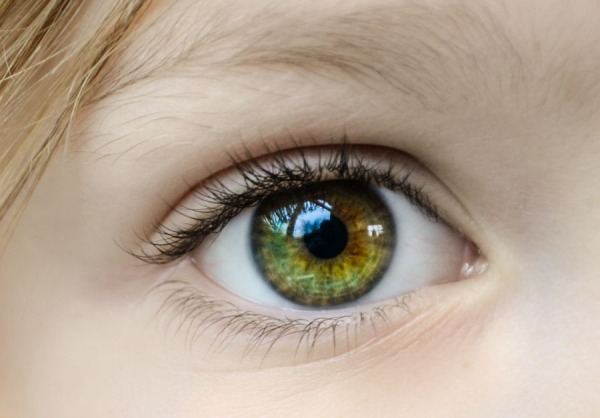
#> input picture starter_pack/images/part2_frequencies/eye.jpg, 600 x 418 px; the run also reads 5 pictures not shown here
$ jupyter execute 'pyramids&Multiresolution_Blending.ipynb'   (shell and % lines are left out)
#> lines starting #> are read from the running program, lines starting #| are printed output that depends on the picture; long printed decimals are rounded
### starter_pack/code/utils.py
"""Small helpers for loading, saving and showing images.

All images are handled as float32 NumPy arrays with values in [0, 1].
Color images have shape (H, W, 3) in RGB order; grayscale images have shape (H, W).
"""
import numpy as np
import cv2
import matplotlib.pyplot as plt


def load_image(path, gray=False):
    """Read an image file as a float32 array in [0, 1] (RGB, or grayscale if gray=True)."""
#> called with gray = False
    flag = cv2.IMREAD_GRAYSCALE if gray else cv2.IMREAD_COLOR
    im = cv2.imread(str(path), flag)
#> im is the input picture: shape (418, 600, 3); mean B, G, R 146.2, 162.5, 178.8
    if im is None:
        raise FileNotFoundError(f"Could not read image: {path}")
    if not gray:
        im = cv2.cvtColor(im, cv2.COLOR_BGR2RGB)
    return im.astype(np.float32) / 255.0
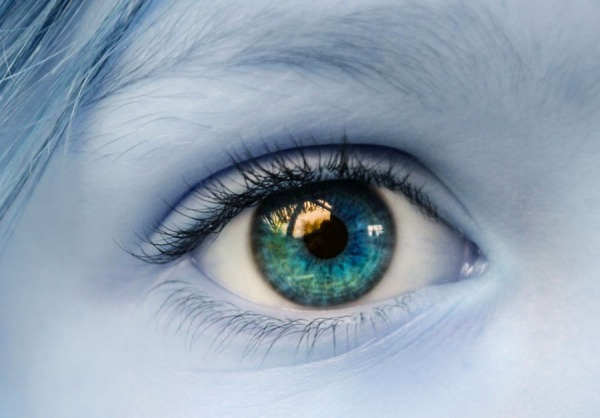
#> returned value: shape (418, 600, 3) float32; mean of channels 0, 1, 2 0.701, 0.637, 0.573; drawn as B, G, R


# [6 lines left out: function save_image, not called in this run]


def show(*images, titles=None, cmap="gray", size=4):
    """Show one or more images side by side.

    Grayscale images are shown with a fixed [0, 1] range, so a filtered image that
    has negative values (e.g. a derivative) should be shifted or rescaled first.
    """
    titles = titles or [""] * len(images)
    fig, axes = plt.subplots(1, len(images), figsize=(size * len(images), size))
    axes = np.atleast_1d(axes)
    for ax, im, title in zip(axes, images, titles):
        if im.ndim == 2:
            ax.imshow(im, cmap=cmap, vmin=0, vmax=1)
        else:
            ax.imshow(np.clip(im, 0, 1))
        ax.set_title(title)
        ax.axis("off")
    plt.tight_layout()
    plt.show()

### pyramids&Multiresolution_Blending.ipynb
[cell 1]
import numpy as np
import matplotlib.pyplot as plt
from starter_pack.code.utils import *
from starter_pack.code.align_images import *
# kernal
K = np.array([1, 4, 6, 4, 1], dtype=np.float64) / 16.0

[cell 2]
def blur_axis(im, k, axis):
    """1D convolution using reflect padding, same output size."""
    r = len(k) // 2
    pad = [(0, 0)] * im.ndim
    pad[axis] = (r, r)
    p = np.pad(im, pad, mode="reflect")
    n = im.shape[axis]
    out = np.zeros(im.shape, dtype=np.float64)
    for i, w in enumerate(k):                    # loop over taps, not pixels
        out += w * np.take(p, np.arange(i, i + n), axis=axis)
    return out

[cell 3]
def blur(im):
    """Blur with k along x and y."""
    return blur_axis(blur_axis(im, K, 0), K, 1)

[cell 4]
def reduce(im):
    """Blur, then reduce by a factor of 2."""
    if im.ndim == 3:
        return np.stack([reduce(im[..., c]) for c in range(im.shape[2])], axis=-1)

    return blur(im)[::2, ::2]

[cell 5]
def expand(im, shape=None):
    """Upsample by 2 . If `shape` is given,
    crop the result to it."""
    if im.ndim == 3:
        return np.stack([expand(im[..., c], shape) for c in range(im.shape[2])], axis=-1)

    H, W = im.shape[:2]
    up = np.zeros((2 * H, 2 * W) + im.shape[2:], dtype=np.float64)
    up[::2, ::2] = im
    out = 4.0 * blur(up)
    if shape is not None:
        out = out[:shape[0], :shape[1]]
    return out

[cell 6]
def gaussian_pyramid(im, levels):
#> called with levels = 5
    gp = [im.astype(np.float64)]
    for _ in range(levels - 1):
        gp.append(reduce(gp[-1]))
#> this loop made 4 passes
#> pass 1, in blur_axis (call 3), `p = np.pad(im, pad, mode="reflect")`:
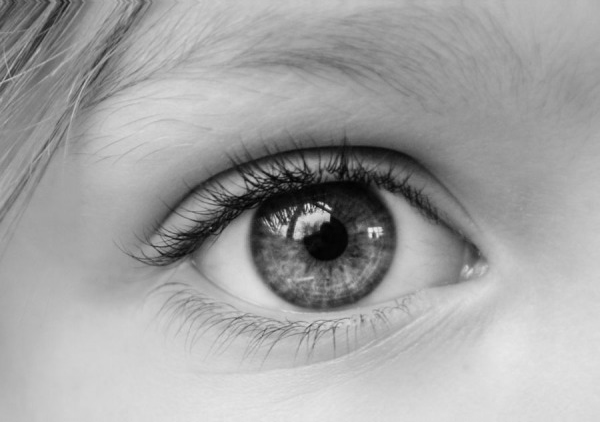
#> p: shape (422, 600) float64; min 0.00392, max 0.937, mean 0.638
#> after the loop, gp = 5 items
    return gp

[cell 7]
def laplacian_pyramid(im, levels):
    gp = gaussian_pyramid(im, levels)
#> gp = 5 items
    lp = [gp[i] - expand(gp[i + 1], gp[i].shape) for i in range(len(gp) - 1)]
#> in blur_axis (call 26), `p = np.pad(im, pad, mode="reflect")`:
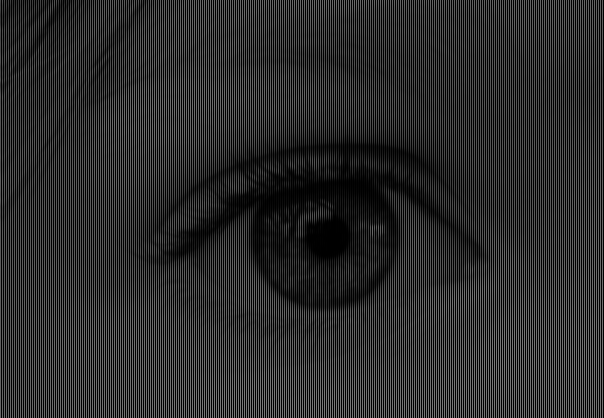
#> p: shape (418, 604) float64; min 0, max 0.484, mean 0.175
#> call 4 of expand, with shape = (418, 600, 3)
#> in expand (call 4), `up[::2, ::2] = im`:
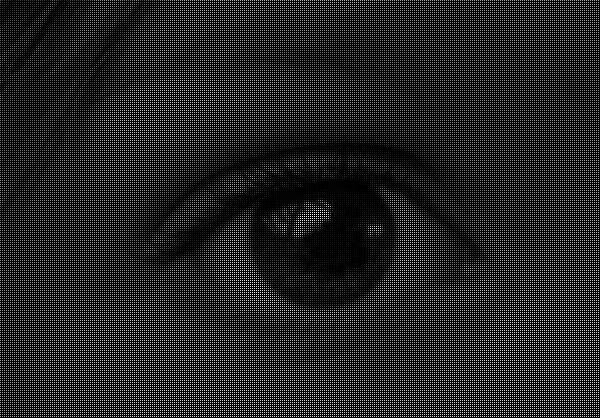
#> up: shape (418, 600) float64; min 0, max 0.98, mean 0.143
#> in blur_axis (call 29), `p = np.pad(im, pad, mode="reflect")`:
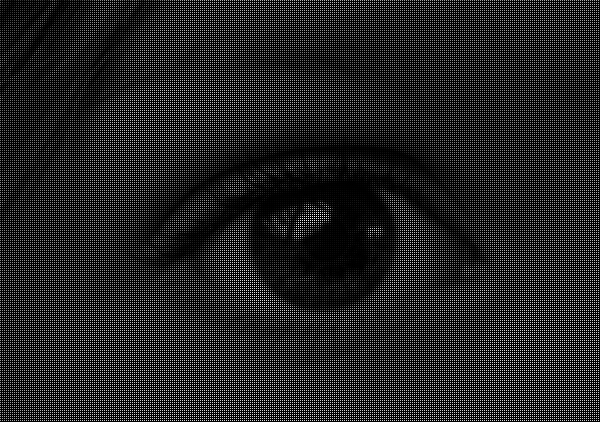
#> p: shape (422, 600) float64; min 0, max 0.98, mean 0.143
#> the loop in blur_axis (call 30), `for i, w in enumerate(k):` made 5 passes
#> pass 1, in blur_axis (call 30), `out += w * np.take(p, np.arange(i, i + n), axis=axis)`:
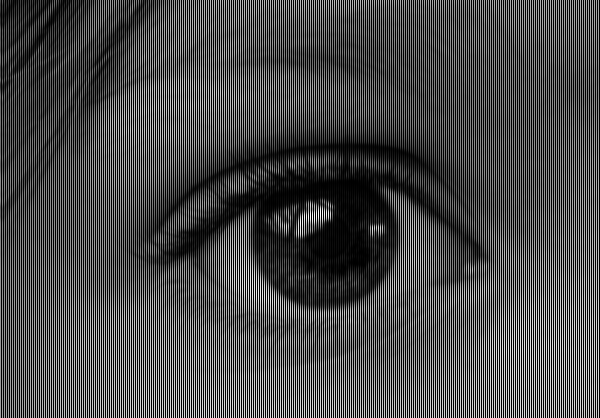
#> out: shape (418, 600) float64; min 0, max 0.0305, mean 0.00894; drawn with min black and max white
#> after the loop in blur_axis (call 30), `for i, w in enumerate(k):`:
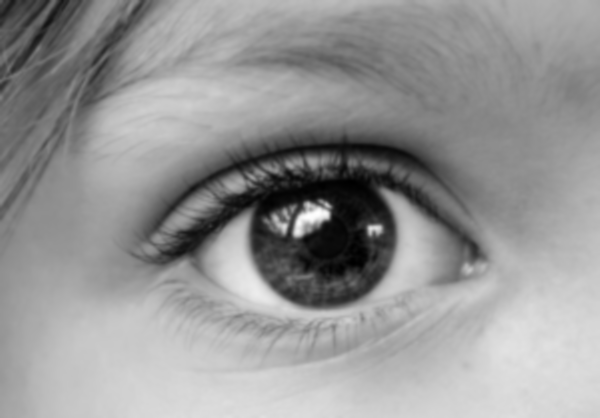
#> out: shape (418, 600) float64; min 0.000772, max 0.243, mean 0.143; drawn with min black and max white
#> in expand (call 6), `H, W = im.shape[:2]`: H = 105; W = 150
#> in expand (call 6), `up[::2, ::2] = im`:
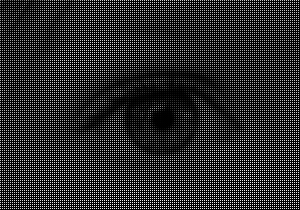
#> up: shape (210, 300) float64; min 0, max 0.96, mean 0.175
#> in blur_axis (call 31), `p = np.pad(im, pad, mode="reflect")`:
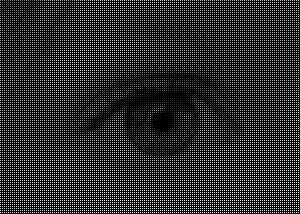
#> p: shape (214, 300) float64; min 0, max 0.96, mean 0.176
#> the loop in blur_axis (call 31), `for i, w in enumerate(k):` made 5 passes
#> pass 2, in blur_axis (call 31), `out += w * np.take(p, np.arange(i, i + n), axis=axis)`:
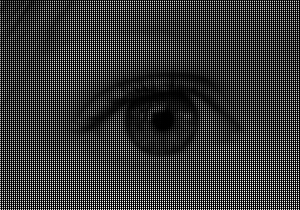
#> out: shape (210, 300) float64; min 0, max 0.24, mean 0.0548; drawn with min black and max white
#> lp = 4 items
    lp.append(gp[-1])                            # smallest Gaussian level itself
    return lp

[cell 8]
def reconstruct(lp):
    cur = lp[-1]
    for L in reversed(lp[:-1]):
        cur = expand(cur, L.shape) + L
    return cur

[cell 9]
def pyramid_canvas(levels, boost=None):
    """ Laplacian display"""
    H = levels[0].shape[0]
    W = sum(l.shape[1] for l in levels) + 10 * (len(levels) - 1)
    shape = (H, W) + levels[0].shape[2:]
    canvas = np.ones(shape, dtype=np.float64)
    x = 0
    for i, l in enumerate(levels):
        last = i == len(levels) - 1
        if last:
            # The smallest Gaussian level is a normal image
            d = l
        else:
            # Display detail coefficients around middle gray
            scale = boost if boost is not None else 3.0
            d = 0.5 + scale * l                  # smallest Gaussian level: show as is
        # d = l if (boost is None or last) else 0.5 + boost * l   # zero -> mid-gray
        canvas[:l.shape[0], x:x + l.shape[1]] = np.clip(d, 0, 1)
        x += l.shape[1] + 10
    return canvas

[cell 10]
path = "starter_pack/images/part2_frequencies/eye.jpg"
im = load_image(path)
levels = 5
# gp = gaussian_pyramid(im, levels)
lp = laplacian_pyramid(im, levels)
#> lp = 5 items
rec = reconstruct(lp)
#> the loop in reconstruct, `for L in reversed(lp[:-1]):` made 4 passes
err = np.abs(rec - im)
print("image shape:", im.shape)
#| image shape: (418, 600, 3)
print("level shapes:", [g.shape[:2] for g in lp])
#| level shapes: [(418, 600), (209, 300), (105, 150), (53, 75), (27, 38)]
print("max abs error:", err.max())
#| max abs error: 0.0
total = sum(g.shape[0] * g.shape[1] for g in lp)
#> total = 334251
print("pyramid size / image size:", total / (im.shape[0] * im.shape[1]))
#| pyramid size / image size: 1.333

fig, ax = plt.subplots(3, 1, figsize=(12, 12))
cm = "gray" if im.ndim == 2 else None
ax[0].imshow(pyramid_canvas(lp), cmap=cm); ax[0].set_title("Laplacian pyramid")
#> in pyramid_canvas, `W = sum(l.shape[1] for l in levels) + 10 * (len(levels) - 1)`: W = 1203
#> in pyramid_canvas, `shape = (H, W) + levels[0].shape[2:]`: shape = (418, 1203, 3)
#> the loop in pyramid_canvas, `for i, l in enumerate(levels):` made 5 passes
#> (last, x) on passes 1 to 5: (False, 610), (False, 920), (False, 1080), (False, 1165), (True, 1213)
#> after the loop in pyramid_canvas, `for i, l in enumerate(levels):`: x = 1213
ax[1].imshow(pyramid_canvas(lp, boost=3.0), cmap=cm)
#> the loop in pyramid_canvas (call 2), `for i, l in enumerate(levels):` made 5 passes
ax[1].set_title("Laplacian pyramid, contrast boosted ")
ax[2].imshow(np.clip(rec, 0, 1), cmap=cm)
ax[2].set_title(f"Rebuilt image, max |error| = {err.max():.2e}")
for a in ax: a.axis("off")
plt.tight_layout()
plt.savefig("pyramids.png", dpi=150); plt.show()

# part2.4

[cell 11]
def blend(im1, im2, mask, levels):
    """im1, im2: (H,W,3) in [0,1]; mask: (H,W) float 0/1 (1 -> im1)."""
    L1 = laplacian_pyramid(im1, levels)
#> L1 = 6 items
    L2 = laplacian_pyramid(im2, levels)
#> L2 = 6 items
    GM = gaussian_pyramid(mask, levels)
#> GM = 6 items

    LS, parts = [], []
    for l1, l2, m in zip(L1, L2, GM):
        m = m[..., None] if l1.ndim == 3 else m
        a = m * l1            # M * L1
        b = (1 - m) * l2      # (1-M) * L2
        LS.append(a + b)
        parts.append((a, b))
#> this loop made 6 passes
#> after the loop, LS = 6 items; parts = 6 items
    return np.clip(reconstruct(LS), 0, 1), parts
#> the loop in reconstruct (call 2), `for L in reversed(lp[:-1]):` made 5 passes

[cell 12]
def hard_cut(im1, im2, mask):
    m = mask[..., None] if im1.ndim == 3 else mask
    return m * im1 + (1 - m) * im2

[cell 13]
def show_levels(parts):
    n = len(parts)
    fig, ax = plt.subplots(n, 3, figsize=(9, 3 * n))
    for i, (a, b) in enumerate(parts):
        off = 0.5 if i < n - 1 else 0.0     # mid-gray for band-pass levels
        for j, im in enumerate([a, b, a + b]):
            ax[i, j].imshow(np.clip(im + off, 0, 1)); ax[i, j].axis("off")
    ax[0, 0].set_title("M·L1"); ax[0, 1].set_title("(1−M)·L2"); ax[0, 2].set_title("sum")
    plt.tight_layout()
    plt.show()

[cell 14]
apple  = load_image("starter_pack/images/part2_frequencies/apple.jpg")
orange = load_image("starter_pack/images/part2_frequencies/orange.jpg")
H, W = apple.shape[:2]

mask = np.zeros((H, W), np.float32)
mask[:, :W // 2] = 1                       # left half white

result, parts = blend(apple, orange, mask, levels=6)
#> parts = 6 items
show(apple, orange, mask, hard_cut(apple, orange, mask), result,
     titles=["Apple", "Orange", "Mask", "Hard cut", "Blend"])
#> in show, `titles = titles or [""] * len(images)`: titles = ['Apple', 'Orange', 'Mask', 'Hard cut', 'Blend']
#> the loop in show, `for ax, im, title in zip(axes, images, titles):` made 5 passes
show_levels(parts)
#> in show_levels, `n = len(parts)`: n = 6
#> the loop in show_levels, `for i, (a, b) in enumerate(parts):` made 6 passes
#> off on passes 1 to 6: 0.5, 0.5, 0.5, 0.5, 0.5, 0

[cell 15]
def fit_size(im, max_side=1000):
    """Bring an image to <= max_side on its longer side. Pick align points AFTER this."""
    s = max_side / max(im.shape[:2])
    if s >= 1:
        return im
    return cv2.resize(im, None, fx=s, fy=s, interpolation=cv2.INTER_AREA)

[cell 16]
def match_height(im, target_h):
    s = target_h / im.shape[0]
    return cv2.resize(im, None, fx=s, fy=s, interpolation=cv2.INTER_AREA)

[cell 17]
import cv2, numpy as np
from starter_pack.code.utils import load_image, show

A = load_image("images.jpg")                     # dark red, textured (portrait)
B = load_image("images.png")                     # flat bright red (landscape)
B = cv2.resize(B, (A.shape[1], A.shape[0]))      # cv2.resize takes (width, height)

H, W = A.shape[:2]
#> H = 637; W = 481


m8 = np.zeros((H, W), np.uint8)
cv2.ellipse(m8, (W // 2, H // 2), (W // 3, H // 4), 0, 0, 360, 1, -1)
mask = m8.astype(np.float32)

result, parts = blend(A, B, mask, levels=5)
#> the loop in blend (call 2), `for l1, l2, m in zip(L1, L2, GM):` made 5 passes
show(A, B, mask, hard_cut(A, B, mask), result,
     titles=["A", "B", "Mask", "Hard cut", "Blend"])
#> the loop in show (call 2), `for ax, im, title in zip(axes, images, titles):` made 5 passes
show_levels(parts)
#> the loop in show_levels (call 2), `for i, (a, b) in enumerate(parts):` made 5 passes

[cell 18]
import cv2, numpy as np
from starter_pack.code.utils import load_image, show

A = load_image("moon.jpg")
B = load_image("sky.jpg")
B = cv2.resize(B, (A.shape[1], A.shape[0]))

H, W = A.shape[:2]

# irregular mask: an ellipse in the middle (white -> A, black -> B)
m8 = np.zeros((H, W), np.uint8)
cv2.ellipse(m8, (W // 2, H // 2), (W // 3, H // 4), 0, 0, 360, 1, -1)
mask = m8.astype(np.float32)

result, parts = blend(A, B, mask, levels=5)
show(A, B, mask, hard_cut(A, B, mask), result,
     titles=["A", "B", "Mask", "Hard cut", "Blend"])
show_levels(parts)
